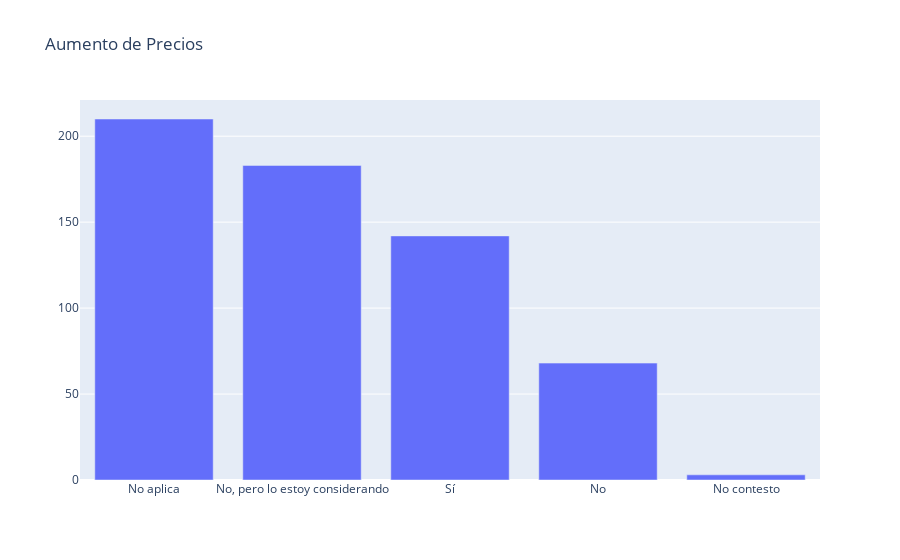

The cell this chart's notebook holds for it:
### Code cell
C_Increase = Comercio['aumento_precios'].value_counts()

import plotly.graph_objects as go

fig = go.Figure(
    data=[go.Bar(y=[C_Increase[0], C_Increase[1],C_Increase[2],C_Increase[3],C_Increase[4]],
                x=DB['aumento_precios'].unique())],
    layout_title_text="Aumento de Precios"
)

fig.show()

### Figure 1 — Plotly figure (JSON) as saved in the notebook; plotly's stock layout.template omitted (floating-point values rounded to 4 significant figures)
{"data": [{"type": "bar", "x": ["No aplica", "No, pero lo estoy considerando", "Sí", "No", "No contesto"], "y": [210, 183, 142, 68, 3]}], "layout": {"title": {"text": "Aumento de Precios"}}}
